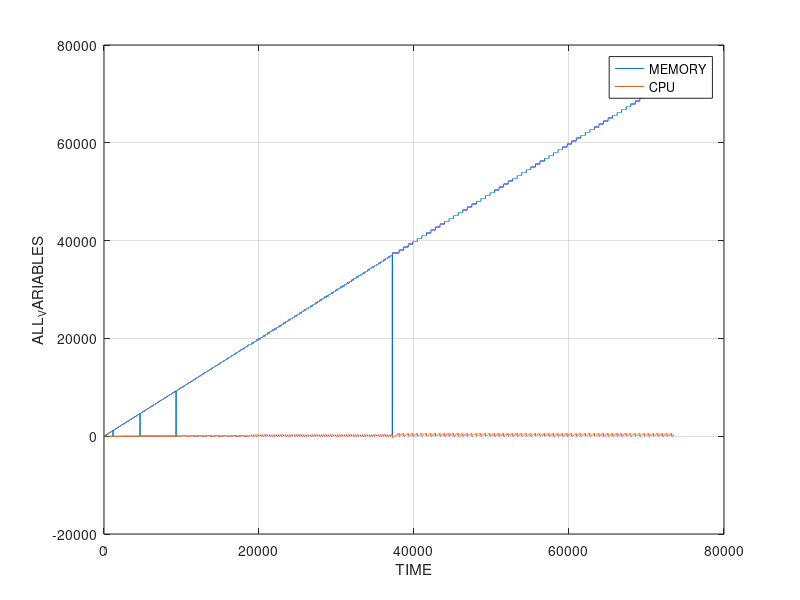

Source code (MATLAB):
#! /usr/bin/octave -qf
fig = figure;
data = dlmread("finput.txt"," ");
size(data);
set(fig, "visible", "off");
TIME = data(:,1);
MEMORY = data(:,2);
CPU = data(:,3);
plot(TIME,MEMORY,";MEMORY;",TIME,CPU,";CPU;"), grid
xlabel("TIME");
ylabel("ALL_VARIABLES");
print("ALL.jpg", "-djpg");
	
